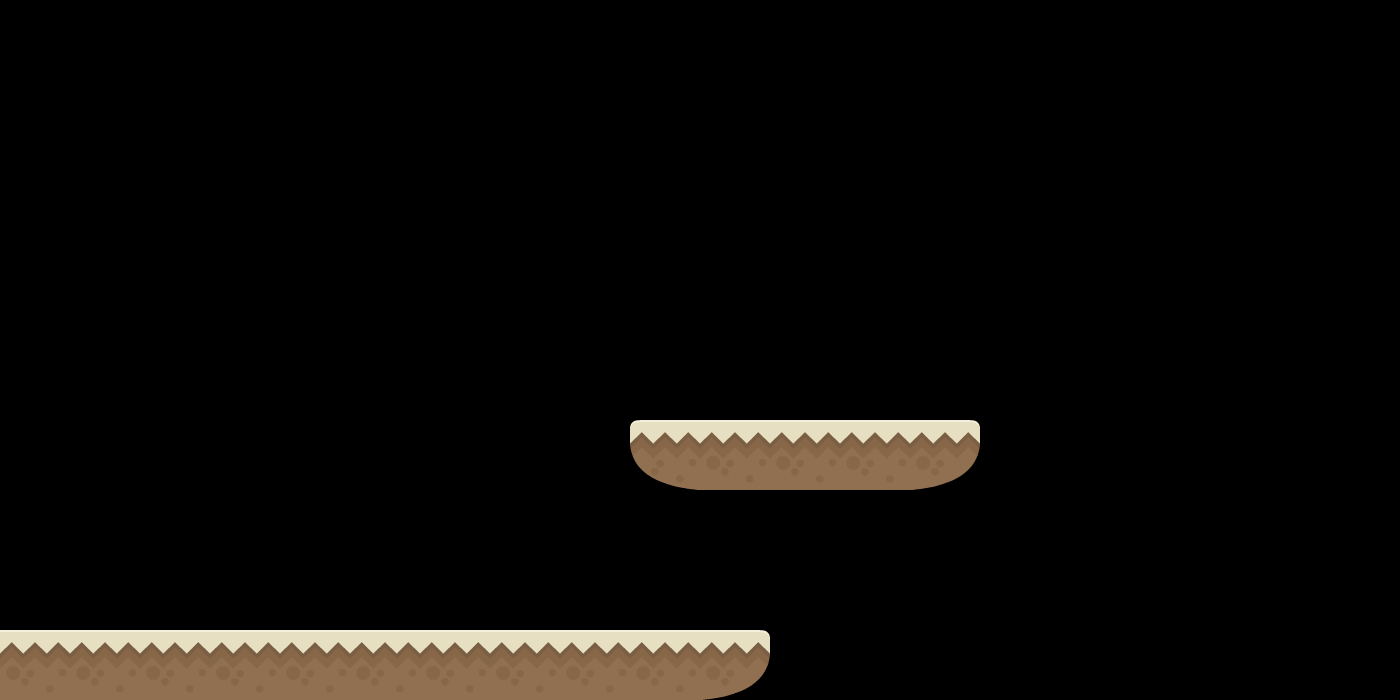

A level layout from a 2D game, rendered from its tile map. Below: a short description, then the map file with its tile-grid data intact:
An orthogonal 20x10 tile map with 70x70 px tiles, 1 tile layer (Tile Layer 1).

<map version="1.0" orientation="orthogonal" width="20" height="10" tilewidth="70" tileheight="70">
 <tileset firstgid="1" name="map" tilewidth="70" tileheight="70">
  <image source="../images/map.png" width="420" height="420" />
 </tileset>
 <layer name="Tile Layer 1" width="20" height="10">
  <data>
   <tile gid="0" />
   <tile gid="0" />
   <tile gid="0" />
   <tile gid="0" />
   <tile gid="0" />
   <tile gid="0" />
   <tile gid="0" />
   <tile gid="0" />
   <tile gid="0" />
   <tile gid="0" />
   <tile gid="0" />
   <tile gid="0" />
   <tile gid="0" />
   <tile gid="0" />
   <tile gid="0" />
   <tile gid="0" />
   <tile gid="0" />
   <tile gid="0" />
   <tile gid="0" />
   <tile gid="0" />
   <tile gid="0" />
   <tile gid="0" />
   <tile gid="0" />
   <tile gid="0" />
   <tile gid="0" />
   <tile gid="0" />
   <tile gid="0" />
   <tile gid="0" />
   <tile gid="0" />
   <tile gid="0" />
   <tile gid="0" />
   <tile gid="0" />
   <tile gid="0" />
   <tile gid="0" />
   <tile gid="0" />
   <tile gid="0" />
   <tile gid="0" />
   <tile gid="0" />
   <tile gid="0" />
   <tile gid="0" />
   <tile gid="0" />
   <tile gid="0" />
   <tile gid="0" />
   <tile gid="0" />
   <tile gid="0" />
   <tile gid="0" />
   <tile gid="0" />
   <tile gid="0" />
   <tile gid="0" />
   <tile gid="0" />
   <tile gid="0" />
   <tile gid="0" />
   <tile gid="0" />
   <tile gid="0" />
   <tile gid="0" />
   <tile gid="0" />
   <tile gid="0" />
   <tile gid="0" />
   <tile gid="0" />
   <tile gid="0" />
   <tile gid="0" />
   <tile gid="0" />
   <tile gid="0" />
   <tile gid="0" />
   <tile gid="0" />
   <tile gid="0" />
   <tile gid="0" />
   <tile gid="0" />
   <tile gid="0" />
   <tile gid="0" />
   <tile gid="0" />
   <tile gid="0" />
   <tile gid="0" />
   <tile gid="0" />
   <tile gid="0" />
   <tile gid="0" />
   <tile gid="0" />
   <tile gid="0" />
   <tile gid="0" />
   <tile gid="0" />
   <tile gid="0" />
   <tile gid="0" />
   <tile gid="0" />
   <tile gid="0" />
   <tile gid="0" />
   <tile gid="0" />
   <tile gid="0" />
   <tile gid="0" />
   <tile gid="0" />
   <tile gid="0" />
   <tile gid="0" />
   <tile gid="0" />
   <tile gid="0" />
   <tile gid="0" />
   <tile gid="0" />
   <tile gid="0" />
   <tile gid="0" />
   <tile gid="0" />
   <tile gid="0" />
   <tile gid="0" />
   <tile gid="0" />
   <tile gid="0" />
   <tile gid="0" />
   <tile gid="0" />
   <tile gid="0" />
   <tile gid="0" />
   <tile gid="0" />
   <tile gid="0" />
   <tile gid="0" />
   <tile gid="0" />
   <tile gid="0" />
   <tile gid="0" />
   <tile gid="0" />
   <tile gid="0" />
   <tile gid="0" />
   <tile gid="0" />
   <tile gid="0" />
   <tile gid="0" />
   <tile gid="0" />
   <tile gid="0" />
   <tile gid="0" />
   <tile gid="0" />
   <tile gid="0" />
   <tile gid="0" />
   <tile gid="0" />
   <tile gid="0" />
   <tile gid="0" />
   <tile gid="0" />
   <tile gid="0" />
   <tile gid="10" />
   <tile gid="3" />
   <tile gid="3" />
   <tile gid="3" />
   <tile gid="11" />
   <tile gid="0" />
   <tile gid="0" />
   <tile gid="0" />
   <tile gid="0" />
   <tile gid="0" />
   <tile gid="0" />
   <tile gid="0" />
   <tile gid="0" />
   <tile gid="0" />
   <tile gid="0" />
   <tile gid="0" />
   <tile gid="0" />
   <tile gid="0" />
   <tile gid="0" />
   <tile gid="0" />
   <tile gid="0" />
   <tile gid="0" />
   <tile gid="0" />
   <tile gid="0" />
   <tile gid="0" />
   <tile gid="0" />
   <tile gid="0" />
   <tile gid="0" />
   <tile gid="0" />
   <tile gid="0" />
   <tile gid="0" />
   <tile gid="0" />
   <tile gid="0" />
   <tile gid="0" />
   <tile gid="0" />
   <tile gid="0" />
   <tile gid="0" />
   <tile gid="0" />
   <tile gid="0" />
   <tile gid="0" />
   <tile gid="0" />
   <tile gid="0" />
   <tile gid="0" />
   <tile gid="0" />
   <tile gid="0" />
   <tile gid="0" />
   <tile gid="0" />
   <tile gid="0" />
   <tile gid="0" />
   <tile gid="0" />
   <tile gid="0" />
   <tile gid="3" />
   <tile gid="3" />
   <tile gid="3" />
   <tile gid="3" />
   <tile gid="3" />
   <tile gid="3" />
   <tile gid="3" />
   <tile gid="3" />
   <tile gid="3" />
   <tile gid="3" />
   <tile gid="11" />
   <tile gid="0" />
   <tile gid="0" />
   <tile gid="0" />
   <tile gid="0" />
   <tile gid="0" />
   <tile gid="0" />
   <tile gid="0" />
   <tile gid="0" />
   <tile gid="0" />
  </data>
 </layer>
</map>